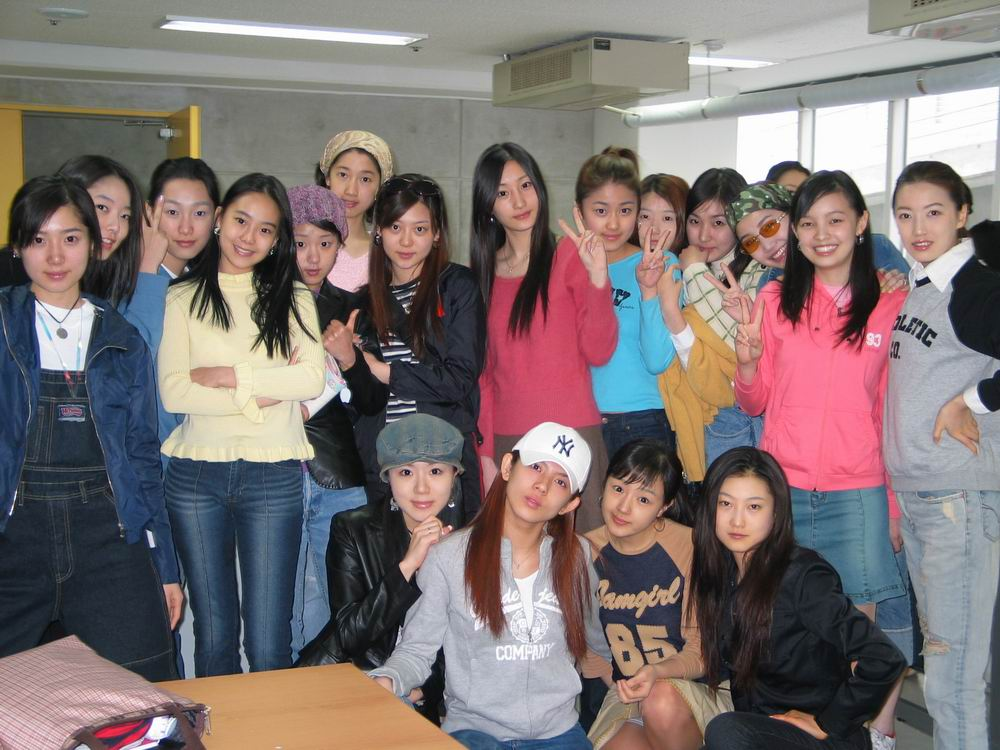
#> input picture Instance/face_login/image/test.jpg, 1000 x 750 px, found by its file name
$ python DetectionDemo.py
#> lines starting #> are read from the running program, lines starting #| are printed output that depends on the picture
#!/usr/bin/env python3
# _*_ encoding:utf-8 _*_
'''
@File    :    DetectionDemo.py
@Time    :    2019/04/02 23:36:30
@Author  :    Jayden Huang
@Version :    v1.0
@Contact :    Hjdong8@163.com
@Desc    :    Face Detection Demo
'''

# Here put the import lib
import cv2
import os

image_path = os.path.abspath("./MachineLearning/Instance/face_login/image")
image_name = "test.jpg"

opencv_train_file_path = os.path.abspath("./MachineLearning/Instance/face_login/demo/face_detection")
opencv_train_default_file_name = "haarcascade_frontalface_default.xml"
opencv_train_alt_file_name = "haarcascade_frontalface_alt.xml"
opencv_train_eye_file_name = "haarcascade_eye.xml"

def opencv_detection():
    ''' OpenCV Face Detection '''
    # 读取图片
    image = cv2.imread(os.path.join(image_path, image_name))
    # 灰度转换: 转换为灰度的图片的计算强度降低
    gray = cv2.cvtColor(image, cv2.COLOR_BGR2GRAY)
    # 获取人脸识别的训练数据
    face_cascade = cv2.CascadeClassifier(os.path.join(opencv_train_file_path, opencv_train_default_file_name))
    # 检测人脸
    faces = face_cascade.detectMultiScale(
        gray,
        scaleFactor = 1.1,
        minNeighbors = 4,
        minSize = (30,30),
        flags = cv2.IMREAD_GRAYSCALE
    )
    print("Find {0} faces".format(len(faces)))
    for (x,y,w,h) in faces:
        cv2.rectangle(image, (x, y), (x+w, y+h), (0,255,0), 2)
    cv2.imshow("Image", image)
    cv2.waitKey()

def opencv_detection_new():
    cascade = cv2.CascadeClassifier(os.path.join(opencv_train_file_path, opencv_train_alt_file_name))
    nested = cv2.CascadeClassifier(os.path.join(opencv_train_file_path, opencv_train_eye_file_name))
    # 读取图片
    image = cv2.imread(os.path.join(image_path, image_name))
#> image is the input picture: shape (750, 1000, 3); mean B, G, R 114.2, 114.6, 126.9
    # 灰度转换: 转换为灰度的图片的计算强度降低
    gray = cv2.cvtColor(image, cv2.COLOR_BGR2GRAY)
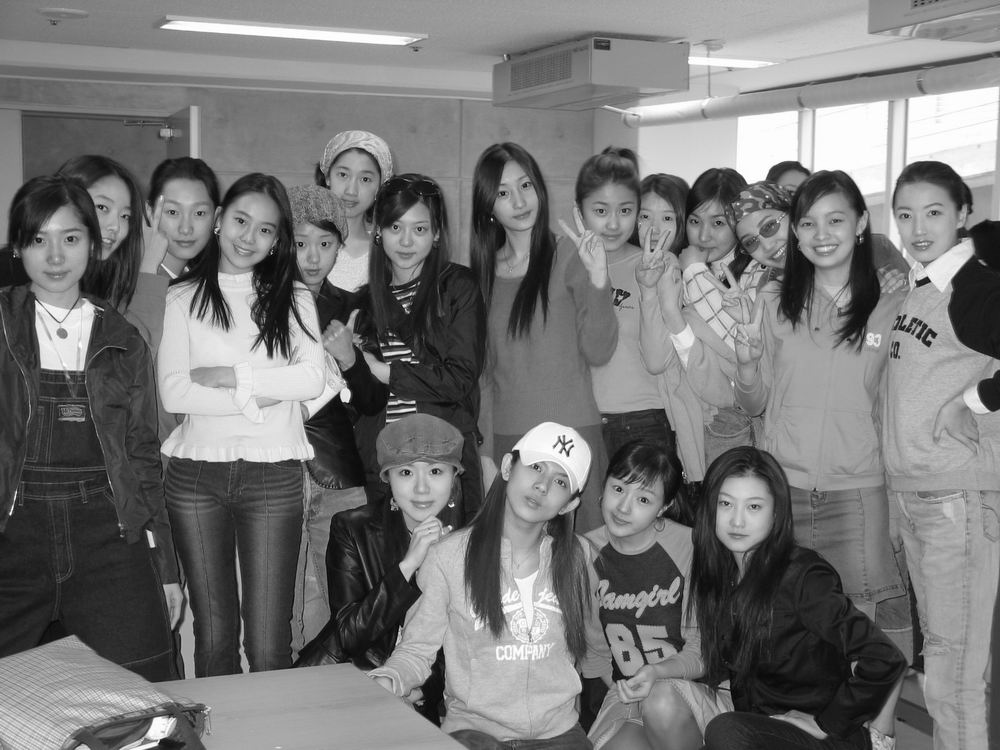
#> gray: shape (750, 1000); min 1, max 255, mean 118.3
    gray = cv2.equalizeHist(gray)
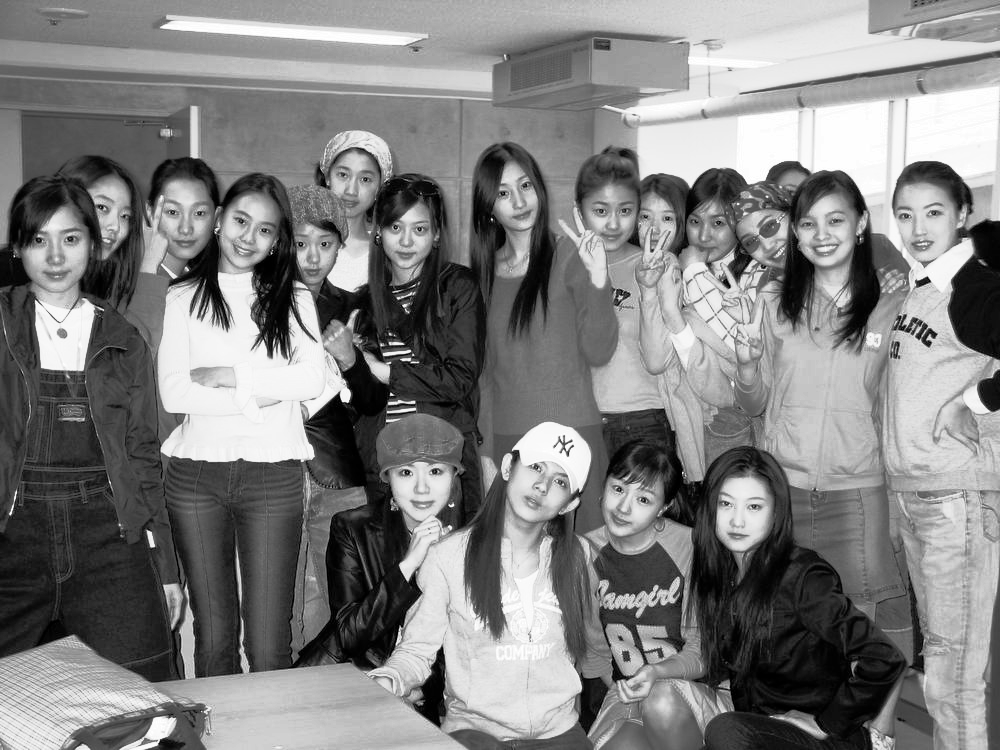
#> gray: shape (750, 1000); min 0, max 255, mean 128.2
    rects = detect(image, cascade)
#> in detect, `rects = cascade.detectMultiScale(img, scaleFactor=1.3, minNeighbors=4,..`: rects = 14 rows, first 6: [327, 156, 55, 55], [630, 198, 52, 52], [680, 204, 50, 50], [376, 206, 62, 62], [287, 226, 53, 53], [705, 480, 69, 69]
#> rects = 14 rows, first 6: [327, 156, 382, 211], [630, 198, 682, 250], [680, 204, 730, 254], [376, 206, 438, 268], [287, 226, 340, 279], [705, 480, 774, 549]
    vis = image.copy()
    draw_rects(vis, rects, (0, 255, 0))
#> the loop in draw_rects, `for x1, y1, x2, y2 in rects:` made 14 passes
#> (x1, y1, x2, y2) on passes 1 to 12: (327, 156, 382, 211), (630, 198, 682, 250), (680, 204, 730, 254), (376, 206, 438, 268), (287, 226, 340, 279), (705, 480, 774, 549), (485, 168, 546, 229), (582, 186, 646, 250), (150, 185, 221, 256), (884, 188, 955, 259), (788, 198, 855, 265), (216, 197, 287, 268)
#> after the loop in draw_rects, `for x1, y1, x2, y2 in rects:`:
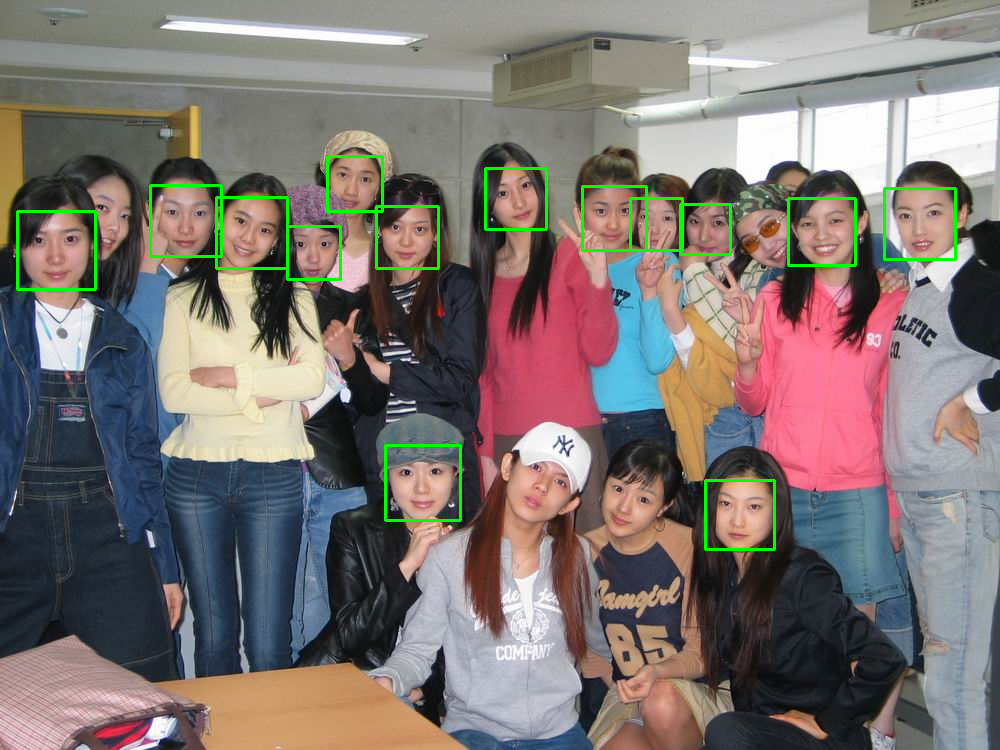
#> img: shape (750, 1000, 3); mean B, G, R 113.1, 117, 125.5
    if not nested.empty():
            for x1, y1, x2, y2 in rects:
                roi = gray[y1:y2, x1:x2]
                vis_roi = vis[y1:y2, x1:x2]
                subrects = detect(roi.copy(), nested)
                draw_rects(vis_roi, subrects, (255, 0, 0))
#> this loop made 14 passes
#> pass 1, in opencv_detection_new, `roi = gray[y1:y2, x1:x2]`:
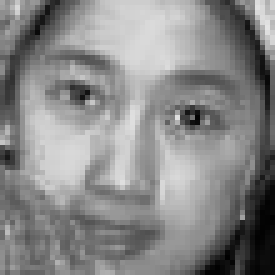
#> roi: shape (55, 55) (shown 5 times larger); min 0, max 228, mean 136
#> pass 1, in opencv_detection_new, `vis_roi = vis[y1:y2, x1:x2]`:
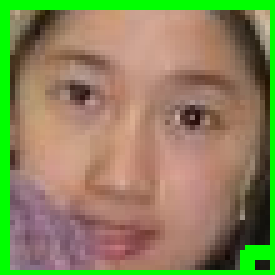
#> vis_roi: shape (55, 55, 3) (shown 5 times larger); mean B, G, R 91.7, 133.8, 138.4
#> pass 2, in opencv_detection_new, `vis_roi = vis[y1:y2, x1:x2]`:
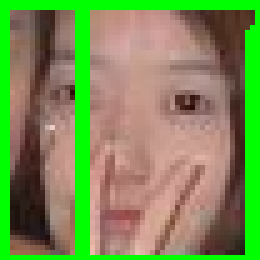
#> vis_roi: shape (52, 52, 3) (shown 5 times larger); mean B, G, R 84.2, 142.9, 122
#> after the loop:
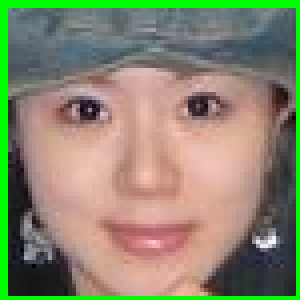
#> vis_roi: shape (75, 75, 3) (shown 4 times larger); mean B, G, R 110.7, 135.3, 137.1
    cv2.imshow('facedetect', vis)
    cv2.waitKey()

def detect(img, cascade):
    rects = cascade.detectMultiScale(img, scaleFactor=1.3, minNeighbors=4, minSize=(30, 30),
                                     flags=cv2.CASCADE_SCALE_IMAGE)
    if len(rects) == 0:
        return []
    rects[:,2:] += rects[:,:2]
    return rects

def draw_rects(img, rects, color):
    for x1, y1, x2, y2 in rects:
        cv2.rectangle(img, (x1, y1), (x2, y2), color, 2)

opencv_detection_new()
